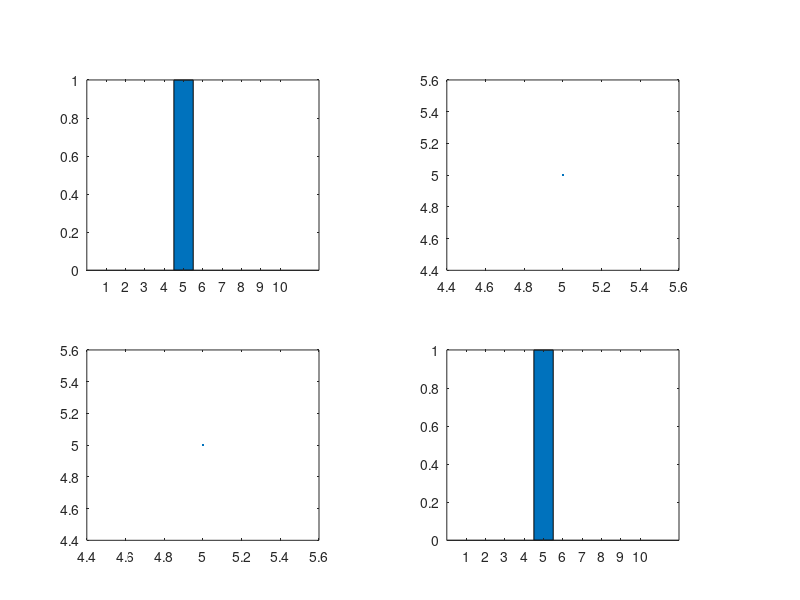

Source code (MATLAB):
## (x*(e^(3*x)))-(2*y) / y(0)=0 / h=0.1 / 0<x<1


function [A]=RungeKutta_Orden4;
  fprintf('\n');
  fprintf('METODO DE RUNGE KUTTA DE 4TO ORDEN \n');
  funcion=input('Ingrese la funcion despejada, F(x,y): ','s');
  x=input('Ingrese el valor inicial x: ');
  y=input('Ingrese el valor inicial F(x) = y: ');

  a=input('Ingrese el inicio del intervalo: ');
  b=input('Ingrese el final del intervalo: ');
  h=input('Ingrese el tamaño de paso: ');
  f=inline(funcion);

 
#Creando matriz para almacenar datos:
  B(1,1)=x;
  B(2,1)=y;
  
#INICIO DEL BUCLE:
for i=1:((b-a)/h);
  k1=h*(f(x,y));
  k2=h*(f(x+(h/2),y+(k1/2)));
  k3=h*(f(x+(h/2),y+(k2/2)));
  k4=h*(f(x+h,y+k3));
 
  y=y+((k1+(2*k2)+(2*k3)+k4)/6);
  x=a+(i*h);
  
  B(1,i+1)=x;
  B(2,i+1)=y;

endfor
A(:,1)=B(1,:);
A(:,2)=B(2,:);
plotmatrix (A)
endfunction
